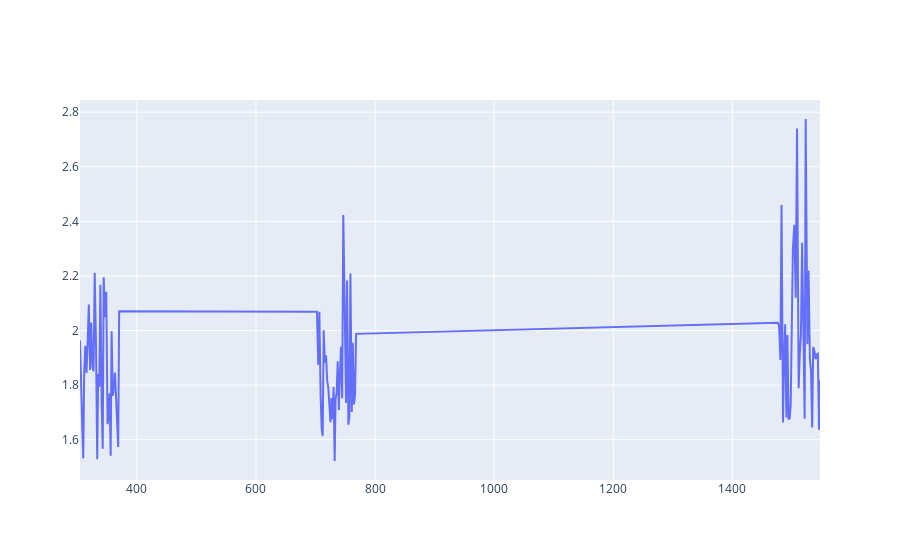

The code cell stored with this chart in its notebook:
### Code cell
import plotly.offline as py
import plotly.graph_objs as go
view = go.Scatter(x=exp_crt['trialStartTime'], y=exp_crt['responseTime'], name= 'time')
py.iplot([view])
